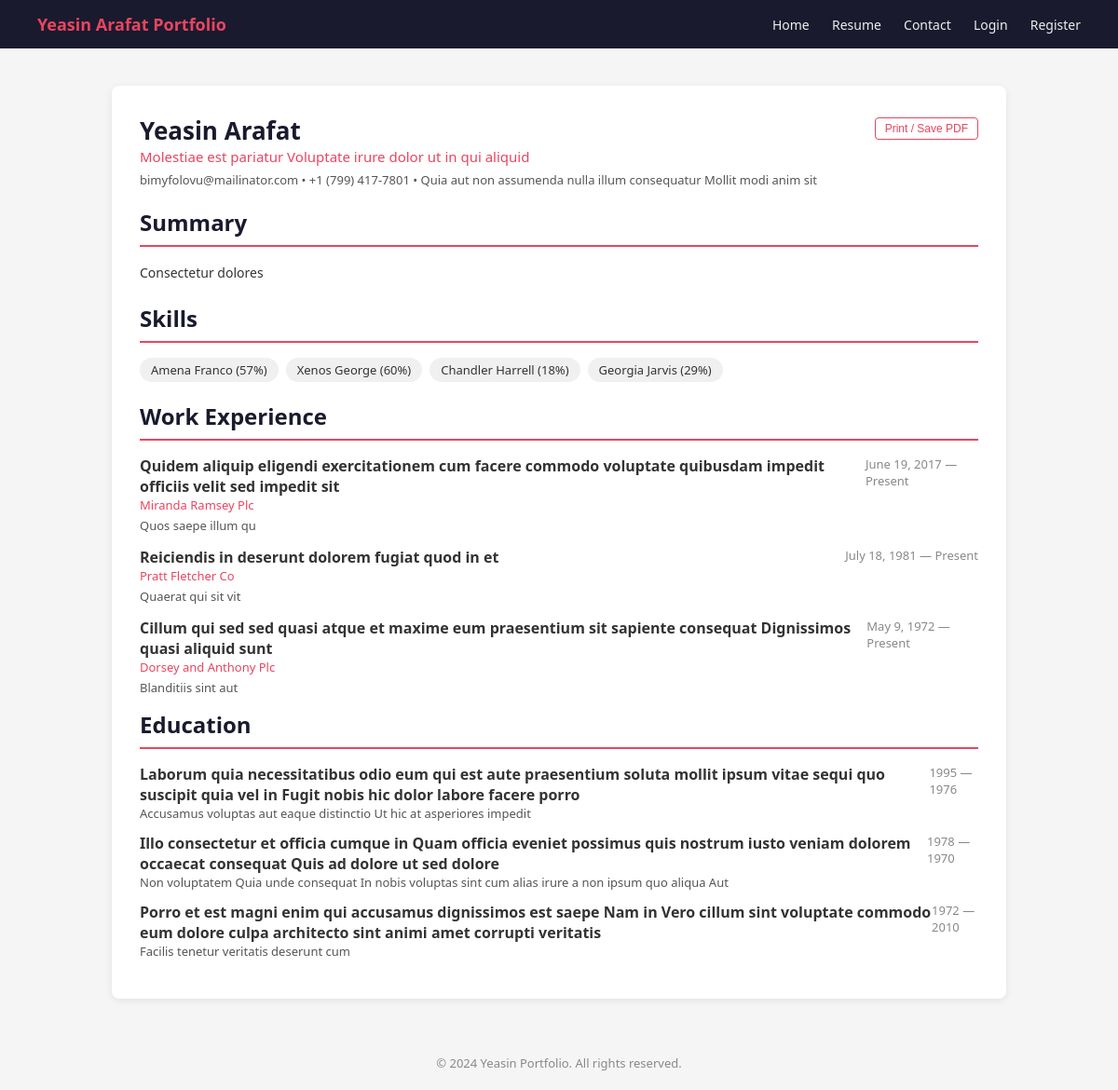
Screenshot of /resume/ with the database file from the repository.
### Portfolio/models.py (models this page shows, shortened)
class Profile(models.Model):
    name = models.CharField(max_length=100)
    title = models.CharField(max_length=150)
    bio = models.TextField()
    email = models.EmailField()
    phone = models.CharField(max_length=20, blank=True)
    address = models.CharField(max_length=200, blank=True)
    github = models.URLField(blank=True)
    linkedin = models.URLField(blank=True)
    photo = models.ImageField(upload_to='profile/', blank=True, null=True)

class Skill(models.Model):
    name = models.CharField(max_length=100)
    level = models.IntegerField(default=80, help_text="Percentage 0-100")

class Experience(models.Model):
    company = models.CharField(max_length=150)
    role = models.CharField(max_length=150)
    start_date = models.DateField()
    end_date = models.DateField(null=True, blank=True)
    description = models.TextField(blank=True)
    is_current = models.BooleanField(default=False)
    class Meta:
        ordering = ['-start_date']

class Education(models.Model):
    institution = models.CharField(max_length=200)
    degree = models.CharField(max_length=200)
    field = models.CharField(max_length=150)
    start_year = models.IntegerField()
    end_year = models.IntegerField(null=True, blank=True)
    class Meta:
        ordering = ['-start_year']

### Portfolio/views.py (the view)
# urls.py: path('resume/', views.resume_view, name='resume'),
def resume_view(request):
    profile = Profile.objects.first()
    skills = Skill.objects.all()
    experiences = Experience.objects.all()
    educations = Education.objects.all()
    return render(request, 'portfolio/resume.html', {
        'profile': profile, 'skills': skills,
        'experiences': experiences, 'educations': educations,
    })

### templates/portfolio/resume.html (shortened to what this page needs)
{% extends 'portfolio/base.html' %}
{% block content %}
<div class="container">
  <div class="card" id="resume">
    <div style="display:flex;justify-content:space-between;align-items:flex-start;margin-bottom:20px;">
      <div>
        {% if profile %}
          <h1 style="font-size:26px;color:#1a1a2e;">{{ profile.name }}</h1>
          <p style="color:#e94560;font-size:15px;">{{ profile.title }}</p>
          <p style="font-size:13px;color:#555;margin-top:6px;">
            {{ profile.email }}
            {% if profile.phone %} &bull; {{ profile.phone }}{% endif %}
            {% if profile.address %} &bull; {{ profile.address }}{% endif %}
          </p>
        {% endif %}
      </div>
      <button onclick="window.print()" class="btn btn-outline btn-sm" style="margin-top:4px;">Print / Save PDF</button>
    </div>
    {% if profile and profile.bio %}
    <h2>Summary</h2>
    <p style="font-size:14px;line-height:1.7;margin-bottom:20px;">{{ profile.bio }}</p>
    {% endif %}
    {% if skills %}
    <h2>Skills</h2>
    <div style="display:flex;flex-wrap:wrap;gap:8px;margin-bottom:20px;">
      {% for skill in skills %}
        <span style="background:#f0f0f0;padding:4px 12px;border-radius:20px;font-size:13px;">{{ skill.name }} ({{ skill.level }}%)</span>
      {% endfor %}
    </div>
    {% endif %}
    {% if experiences %}
    <h2>Work Experience</h2>
    {% for exp in experiences %}
    <div style="margin-bottom:14px;">
      <div style="display:flex;justify-content:space-between;">
        <strong>{{ exp.role }}</strong>
        <span style="font-size:13px;color:#888;">{{ exp.start_date }} — {% if exp.is_current %}Present{% else %}{{ exp.end_date }}{% endif %}</span>
      </div>
      <p style="color:#e94560;font-size:13px;">{{ exp.company }}</p>
      {% if exp.description %}<p style="font-size:13px;color:#555;margin-top:4px;">{{ exp.description }}</p>{% endif %}
    </div>
    {% endfor %}
    {% endif %}
    {% if educations %}
    <h2>Education</h2>
    {% for edu in educations %}
    <div style="margin-bottom:12px;">
      <div style="display:flex;justify-content:space-between;">
        <strong>{{ edu.degree }} in {{ edu.field }}</strong>
        <span style="font-size:13px;color:#888;">{{ edu.start_year }} — {% if edu.end_year %}{{ edu.end_year }}{% else %}Present{% endif %}</span>
      </div>
      <p style="font-size:13px;color:#555;">{{ edu.institution }}</p>
    </div>
    {% endfor %}
    {% endif %}
  </div>
</div>
{% endblock %}

### templates/portfolio/base.html (style rules this page uses)
* { margin: 0; padding: 0; box-sizing: border-box; }
body { font-family: 'Segoe UI', sans-serif; background: #f5f5f5; color: #333; }
.container { max-width: 1000px; margin: 40px auto; padding: 0 20px; }
.card { background: #fff; border-radius: 8px; padding: 30px; margin-bottom: 24px; box-shadow: 0 2px 8px rgba(0,0,0,.08); }
h2 { color: #1a1a2e; margin-bottom: 16px; border-bottom: 2px solid #e94560; padding-bottom: 8px; }
.btn { display: inline-block; padding: 8px 18px; background: #e94560; color: #fff; border: none; border-radius: 4px; cursor: pointer; text-decoration: none; font-size: 14px; }
.btn-sm { padding: 4px 10px; font-size: 12px; }
.btn-outline { background: transparent; border: 1px solid #e94560; color: #e94560; }

### rows the page displays
Profile: name "Yeasin Arafat", title "Molestiae est pariatur Voluptate irure dolor ut in qui aliquid", email "bimyfolovu@mailinator.com", phone "+1 (799) 417-7801", address "Quia aut non assumenda nulla illum consequatur Mollit modi anim sit", bio "Consectetur dolores"
Skill: name "Amena Franco", level "57"
Skill: name "Xenos George", level "60"
Skill: name "Chandler Harrell", level "18"
Skill: name "Georgia Jarvis", level "29"
Experience: role "Quidem aliquip eligendi exercitationem cum facere commodo voluptate quibusdam impedit officiis velit sed impedit sit", start_date "June 19, 2017", is_current "Present", company "Miranda Ramsey Plc", description "Quos saepe illum qu"
Experience: role "Reiciendis in deserunt dolorem fugiat quod in et", start_date "July 18, 1981", is_current "Present", company "Pratt Fletcher Co", description "Quaerat qui sit vit"
Experience: role "Cillum qui sed sed quasi atque et maxime eum praesentium sit sapiente consequat Dignissimos quasi aliquid sunt", start_date "May 9, 1972", is_current "Present", company "Dorsey and Anthony Plc", description "Blanditiis sint aut"
Education: degree "Laborum quia necessitatibus odio eum qui est aute praesentium soluta mollit ipsum vitae sequi quo suscipit quia vel", field "Fugit nobis hic dolor labore facere porro", start_year "1995", end_year "1976", institution "Accusamus voluptas aut eaque distinctio Ut hic at asperiores impedit"
Education: degree "Illo consectetur et officia cumque", field "Quam officia eveniet possimus quis nostrum iusto veniam dolorem occaecat consequat Quis ad dolore ut sed dolore", start_year "1978", end_year "1970", institution "Non voluptatem Quia unde consequat In nobis voluptas sint cum alias irure a non ipsum quo aliqua Aut"
Education: degree "Porro et est magni enim qui accusamus dignissimos est saepe Nam", field "Vero cillum sint voluptate commodo eum dolore culpa architecto sint animi amet corrupti veritatis", start_year "1972", end_year "2010", institution "Facilis tenetur veritatis deserunt cum"
